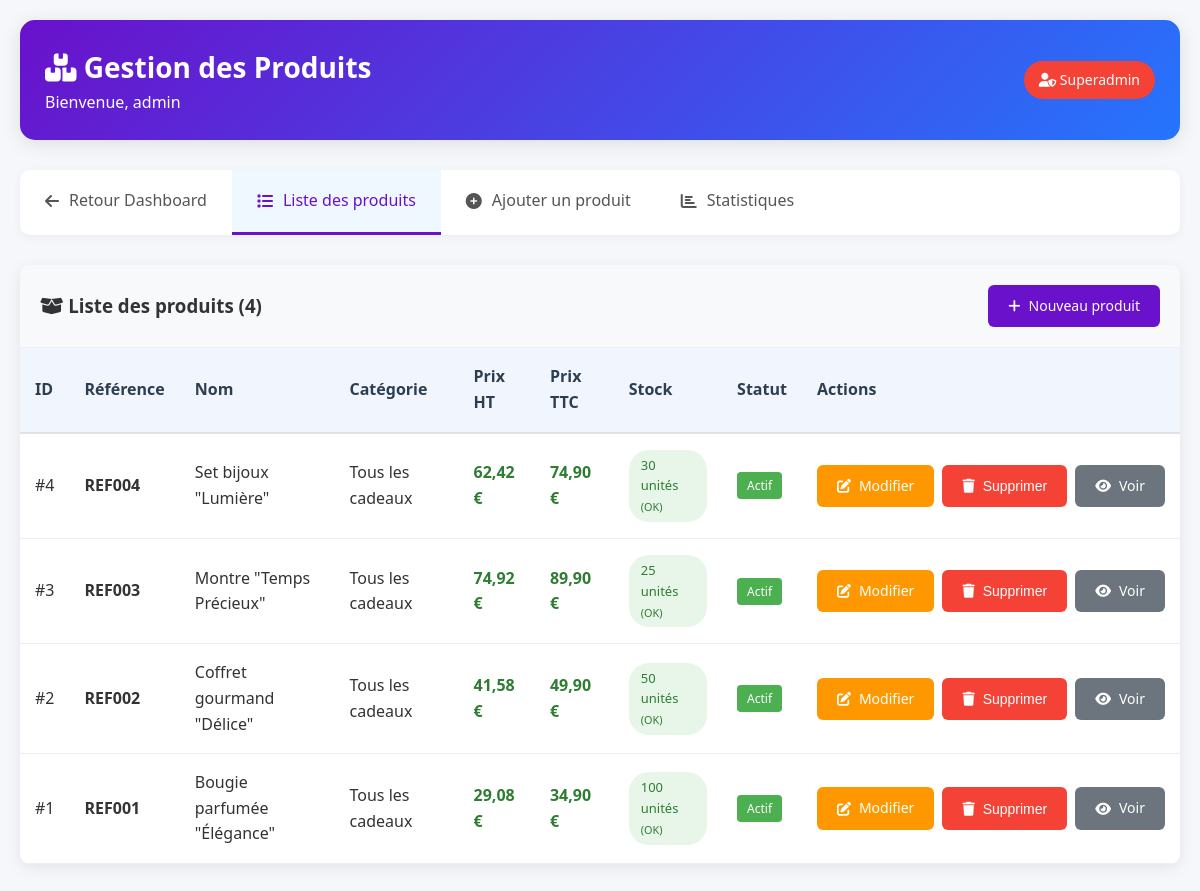
/admin_produits.php (signed in), run on an earlier commit of the app's database.
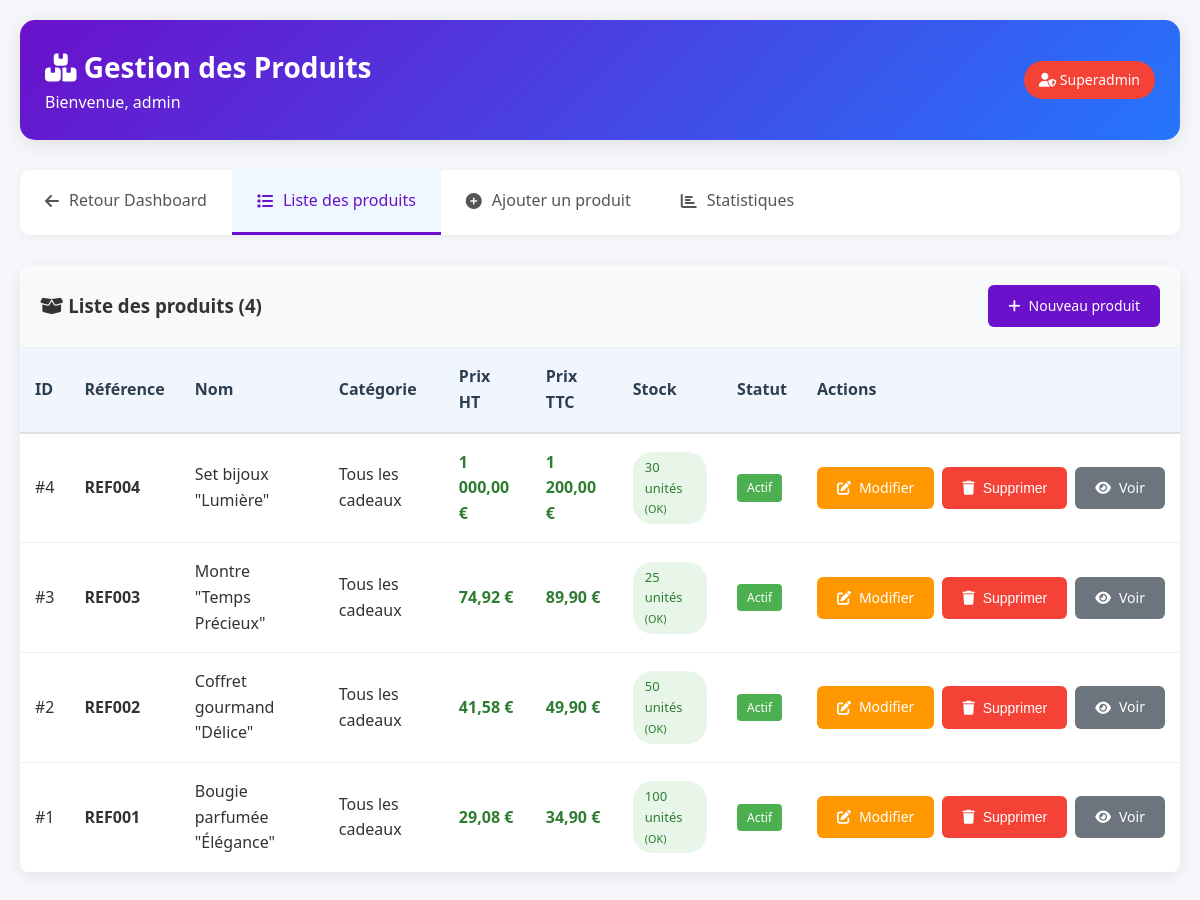
And on a later commit of the database.
### tables this page shows
CREATE TABLE IF NOT EXISTS `produits` (
  `id_produit` int NOT NULL AUTO_INCREMENT,
  `reference` varchar(50) NOT NULL,
  `nom` varchar(255) NOT NULL,
  `slug` varchar(255) NOT NULL,
  `description` text,
  `description_courte` text,
  `prix_ht` decimal(10,2) NOT NULL,
  `tva` decimal(4,2) DEFAULT '20.00',
  `prix_ttc` decimal(10,2) GENERATED ALWAYS AS ((`prix_ht` * (1 + (`tva` / 100)))) STORED,
  `quantite_stock` int DEFAULT '0',
  `seuil_alerte` int DEFAULT '10',
  `id_categorie` int NOT NULL,
  `marque` varchar(100) DEFAULT NULL,
  `poids` decimal(6,2) DEFAULT NULL COMMENT 'en grammes',
  `dimensions` varchar(50) DEFAULT NULL COMMENT 'LxHxP en cm',
  `materiau` varchar(100) DEFAULT NULL,
  `couleur` varchar(50) DEFAULT NULL,
  `made_in` varchar(50) DEFAULT NULL,
  `personnalisable` tinyint(1) DEFAULT '0',
  `ecologique` tinyint(1) DEFAULT '0',
  `made_in_france` tinyint(1) DEFAULT '0',
  `artisanal` tinyint(1) DEFAULT '0',
  `exclusif` tinyint(1) DEFAULT '0',
  `note_moyenne` decimal(3,2) DEFAULT '0.00',
  `nombre_avis` int DEFAULT '0',
  `vues` int DEFAULT '0',
  `ventes` int DEFAULT '0',
  `statut` enum('actif','inactif','rupture','bientot') DEFAULT 'actif',
  `date_creation` datetime DEFAULT CURRENT_TIMESTAMP,
  `date_modification` datetime DEFAULT NULL ON UPDATE CURRENT_TIMESTAMP,
  PRIMARY KEY (`id_produit`),
  UNIQUE KEY `reference` (`reference`),
  UNIQUE KEY `slug` (`slug`),
  KEY `idx_categorie` (`id_categorie`),
  KEY `idx_reference` (`reference`),
  KEY `idx_slug` (`slug`),
  KEY `idx_prix` (`prix_ttc`),
  KEY `idx_statut` (`statut`),
  KEY `idx_popularite` (`ventes` DESC,`note_moyenne` DESC),
  KEY `idx_produits_categorie_prix` (`id_categorie`,`prix_ttc`,`statut`),
  KEY `idx_produits_popularite` (`ventes` DESC,`note_moyenne` DESC,`date_creation` DESC)
);

CREATE TABLE IF NOT EXISTS `categories` (
  `id_categorie` int NOT NULL AUTO_INCREMENT,
  `nom` varchar(100) NOT NULL,
  `slug` varchar(100) NOT NULL,
  `description` text,
  `parent_id` int DEFAULT NULL,
  `image` varchar(255) DEFAULT NULL,
  `ordre` int DEFAULT '0',
  `active` tinyint(1) DEFAULT '1',
  `meta_titre` varchar(255) DEFAULT NULL,
  `meta_description` text,
  `date_creation` datetime DEFAULT CURRENT_TIMESTAMP,
  PRIMARY KEY (`id_categorie`),
  UNIQUE KEY `slug` (`slug`),
  KEY `idx_parent` (`parent_id`),
  KEY `idx_slug` (`slug`),
  KEY `idx_active` (`active`)
);

### admin_produits.php (the view, shortened to what this page needs)
<?php
require_once 'admin_protection.php';
$host = 'localhost';
$dbname = 'heureducadeau';
$username_db = 'root';
$password_db = '';
try {
    $pdo = new PDO("mysql:host=$host;dbname=$dbname;charset=utf8mb4", $username_db, $password_db);
    $pdo->setAttribute(PDO::ATTR_ERRMODE, PDO::ERRMODE_EXCEPTION);
} catch(PDOException $e) {
    die("Erreur de connexion à la base de données : " . $e->getMessage());
}
function getAllProducts($pdo) {
    $sql = "SELECT p.*, c.nom as categorie_nom
            FROM produits p
            LEFT JOIN categories c ON p.id_categorie = c.id_categorie
            ORDER BY p.id_produit DESC";
    $stmt = $pdo->prepare($sql);
    $stmt->execute();
    return $stmt->fetchAll(PDO::FETCH_ASSOC);
}
$action = $_GET['action'] ?? 'list';
$admin_username = $_SESSION['admin_username'] ?? 'Administrateur';
$admin_role = $_SESSION['admin_role'] ?? 'Non défini';
?>
<!DOCTYPE html>
<html lang="fr">
<head>
    <link rel="stylesheet" href="https://cdnjs.cloudflare.com/ajax/libs/font-awesome/6.4.0/css/all.min.css">
</head>
<body>
    <div class="container">
        <div class="header">
            <div>
                <h1><i class="fas fa-boxes"></i> Gestion des Produits</h1>
                <p>Bienvenue, <?php echo htmlspecialchars($admin_username); ?></p>
            </div>
            <div class="role-badge <?php echo $admin_role === 'superadmin' ? 'superadmin-badge' : ''; ?>">
                <i class="fas fa-user-shield"></i> <?php echo htmlspecialchars(ucfirst($admin_role)); ?>
            </div>
        </div>
        <div class="nav-tabs">
            <a href="dashboard.php">
                <i class="fas fa-arrow-left"></i> Retour Dashboard
            </a>
            <a href="admin_produits.php?action=list" class="<?php echo $action == 'list' ? 'active' : ''; ?>">
                <i class="fas fa-list"></i> Liste des produits
            </a>
            <a href="admin_produits.php?action=add" class="<?php echo $action == 'add' ? 'active' : ''; ?>">
                <i class="fas fa-plus-circle"></i> Ajouter un produit
            </a>
            <a href="admin_produits.php?action=stats" class="<?php echo $action == 'stats' ? 'active' : ''; ?>">
                <i class="fas fa-chart-bar"></i> Statistiques
            </a>
        </div>
        <?php if ($action == 'list'): ?>
            <?php
            $products = getAllProducts($pdo);
            $totalProducts = count($products);
            ?>
            <div class="table-container">
                <div class="table-header">
                    <h3><i class="fas fa-box-open"></i> Liste des produits (<?php echo $totalProducts; ?>)</h3>
                    <a href="admin_produits.php?action=add" class="btn btn-primary">
                        <i class="fas fa-plus"></i> Nouveau produit
                    </a>
                </div>
                <?php if ($totalProducts > 0): ?>
                    <table>
                        <thead>
                            <tr>
                                <th>ID</th>
                                <th>Référence</th>
                                <th>Nom</th>
                                <th>Catégorie</th>
                                <th>Prix HT</th>
                                <th>Prix TTC</th>
                                <th>Stock</th>
                                <th>Statut</th>
                                <th>Actions</th>
                            </tr>
                        </thead>
                        <tbody>
                            <?php foreach ($products as $product):
                                $prix_ttc = $product['prix_ht'] * (1 + ($product['tva'] / 100));
                                $quantityClass = 'quantity-high';
                                if ($product['quantite_stock'] == 0) {
                                    $quantityClass = 'quantity-low';
                                    $stockStatus = 'Rupture';
                                } elseif ($product['quantite_stock'] <= $product['seuil_alerte']) {
                                    $quantityClass = 'quantity-medium';
                                    $stockStatus = 'Faible';
                                } else {
                                    $stockStatus = 'OK';
                                }
                            ?>
                            <tr>
                                <td>#<?php echo $product['id_produit']; ?></td>
                                <td><strong><?php echo htmlspecialchars($product['reference']); ?></strong></td>
                                <td><?php echo htmlspecialchars($product['nom']); ?></td>
                                <td><?php echo htmlspecialchars($product['categorie_nom'] ?? 'Non catégorisé'); ?></td>
                                <td class="price"><?php echo number_format($product['prix_ht'], 2, ',', ' '); ?> €</td>
                                <td class="price"><?php echo number_format($prix_ttc, 2, ',', ' '); ?> €</td>
                                <td>
                                    <span class="quantity <?php echo $quantityClass; ?>">
                                        <?php echo $product['quantite_stock']; ?> unités
                                        <small>(<?php echo $stockStatus; ?>)</small>
                                    </span>
                                </td>
                                <td>
                                    <?php
                                    $statusColors = [
                                        'actif' => 'success',
                                        'inactif' => 'secondary',
                                        'rupture' => 'danger',
                                        'bientot' => 'warning'
                                    ];
                                    $statusText = [
                                        'actif' => 'Actif',
                                        'inactif' => 'Inactif',
                                        'rupture' => 'Rupture',
                                        'bientot' => 'Bientôt'
                                    ];
                                    $status = $product['statut'] ?? 'actif';
                                    $color = $statusColors[$status] ?? 'secondary';
                                    ?>
                                    <span style="display: inline-block; padding: 4px 10px; font-size: 12px; border-radius: 4px; background-color: var(--color, #6c757d); color: white; --color: <?php
                                        echo $color === 'success' ? '#4CAF50' :
                                              ($color === 'secondary' ? '#6c757d' :
                                              ($color === 'danger' ? '#f44336' : '#ff9800'));
                                    ?>">
                                        <?php echo $statusText[$status] ?? $status; ?>
                                    </span>
                                </td>
                                <td>
                                    <div class="actions">
                                        <a href="admin_produits.php?action=edit&id=<?php echo $product['id_produit']; ?>"
                                           class="btn btn-warning btn-sm">
                                            <i class="fas fa-edit"></i> Modifier
                                        </a>
                                        <button onclick="confirmDelete(<?php echo $product['id_produit']; ?>, '<?php echo addslashes($product['nom']); ?>')"
                                                class="btn btn-danger btn-sm">
                                            <i class="fas fa-trash"></i> Supprimer
                                        </button>
                                        <a href="admin_produits.php?action=view&id=<?php echo $product['id_produit']; ?>"
                                           class="btn btn-secondary btn-sm">
                                            <i class="fas fa-eye"></i> Voir
                                        </a>
                                    </div>
                                </td>
                            </tr>
                            <?php endforeach; ?>
                        </tbody>
                    </table>
                <?php endif; ?>
            </div>
        <?php endif; ?>
    </div>
</body>
</html>

### admin_produits.php (style rules this page uses)
* { margin: 0; padding: 0; box-sizing: border-box; }
body { font-family: 'Segoe UI', Tahoma, Geneva, Verdana, sans-serif; background-color: #f5f7fa; color: #333; line-height: 1.6; }
.container { max-width: 1400px; margin: 0 auto; padding: 20px; }
.header { background: linear-gradient(135deg, #6a11cb 0%, #2575fc 100%); color: white; padding: 25px; border-radius: 15px; margin-bottom: 30px; box-shadow: 0 4px 20px rgba(0, 0, 0, 0.1); display: flex; justify-content: space-between; align-items: center; flex-wrap: wrap; gap: 20px; }
.header h1 { font-size: 28px; font-weight: 600; }
.role-badge { background-color: #4CAF50; color: white; padding: 8px 15px; border-radius: 20px; font-size: 14px; font-weight: 500; }
.superadmin-badge { background-color: #f44336; }
.nav-tabs { display: flex; background-color: white; border-radius: 10px; overflow: hidden; margin-bottom: 30px; box-shadow: 0 2px 10px rgba(0, 0, 0, 0.05); }
.nav-tabs a { padding: 18px 25px; text-decoration: none; color: #555; font-weight: 500; border-bottom: 3px solid transparent; transition: all 0.3s ease; display: flex; align-items: center; gap: 10px; }
.nav-tabs a.active { color: #6a11cb; border-bottom-color: #6a11cb; background-color: #f0f8ff; }
.btn { padding: 10px 20px; border: none; border-radius: 6px; cursor: pointer; font-weight: 500; font-size: 14px; transition: all 0.3s ease; display: inline-flex; align-items: center; gap: 8px; text-decoration: none; }
.btn-primary { background-color: #6a11cb; color: white; }
.btn-warning { background-color: #ff9800; color: white; }
.btn-danger { background-color: #f44336; color: white; }
.btn-secondary { background-color: #6c757d; color: white; }
.table-container { background-color: white; border-radius: 10px; overflow: hidden; box-shadow: 0 4px 15px rgba(0, 0, 0, 0.08); margin-bottom: 30px; }
.table-header { background-color: #f8f9fa; padding: 20px; display: flex; justify-content: space-between; align-items: center; border-bottom: 1px solid #eee; }
table { width: 100%; border-collapse: collapse; }
th { background-color: #f1f5fd; padding: 16px 15px; text-align: left; font-weight: 600; color: #2c3e50; border-bottom: 2px solid #dee2e6; }
td { padding: 16px 15px; border-bottom: 1px solid #eee; vertical-align: middle; }
.price { font-weight: 600; color: #2e7d32; }
.quantity { display: inline-block; padding: 5px 12px; border-radius: 20px; font-size: 13px; font-weight: 500; }
.quantity-high { background-color: #e8f5e9; color: #2e7d32; }
.actions { display: flex; gap: 8px; }

What changed in the data, as far as the page shows it:
changed produits "REF004": prix_ht "62,42" → "1 000,00"; prix_ttc "74,90" → "1 200,00"
